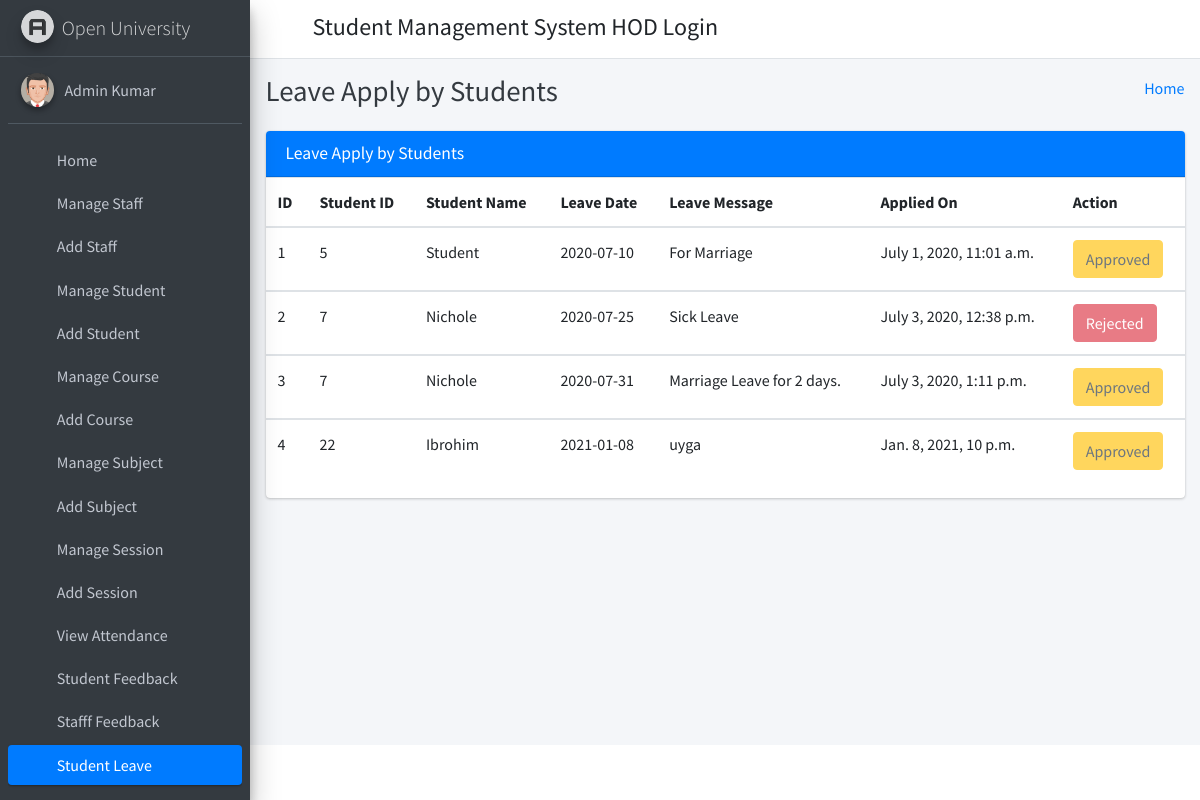
/student_leave_view/ (signed in), run on the app's committed database.
### student_management_app/models.py (models this page shows)
class CustomUser(AbstractUser):
    user_type_data = ((1, "HOD"), (2, "Staff"), (3, "Student"))
    user_type = models.CharField(default=1, choices=user_type_data, max_length=10)

class LeaveReportStudent(models.Model):
    id = models.AutoField(primary_key=True)
    student_id = models.ForeignKey(Students, on_delete=models.CASCADE)
    leave_date = models.CharField(max_length=255)
    leave_message = models.TextField()
    leave_status = models.IntegerField(default=0)
    created_at = models.DateTimeField(auto_now_add=True)
    updated_at = models.DateTimeField(auto_now=True)
    objects = models.Manager()

class Students(models.Model):
    id = models.AutoField(primary_key=True)
    admin = models.OneToOneField(CustomUser, on_delete = models.CASCADE)
    gender = models.CharField(max_length=50)
    profile_pic = models.FileField()
    address = models.TextField()
    course_id = models.ForeignKey(Courses, on_delete=models.DO_NOTHING, default=1)
    session_year_id = models.ForeignKey(SessionYearModel, on_delete=models.CASCADE)
    created_at = models.DateTimeField(auto_now_add=True)
    updated_at = models.DateTimeField(auto_now=True)
    objects = models.Manager()

### student_management_app/HodViews.py (the view)
# urls.py: path('student_leave_view/', HodViews.student_leave_view, name="student_leave_view"),
def student_leave_view(request):
    leaves = LeaveReportStudent.objects.all()
    context = {
        "leaves": leaves
    }
    return render(request, 'hod_template/student_leave_view.html', context)

### student_management_app/LoginCheckMiddleWare.py (called while the page is built, shortened)
    def process_view(self, request, view_func, view_args, view_kwargs):
        modulename = view_func.__module__
        user = request.user
        if user.is_authenticated:
            if user.user_type == "1":
                if modulename == "student_management_app.HodViews":
                    pass
                elif modulename == "student_management_app.views" or modulename == "django.views.static":
                    pass
                else:
                    return redirect("admin_home")
            else:
                return redirect("login")
        else:
            if request.path == reverse("login") or request.path == reverse("doLogin"):
                pass
            else:
                return redirect("login")

### student_management_app/templates/hod_template/student_leave_view.html (shortened to what this page needs)
{% extends 'hod_template/base_template.html' %}
{% block page_title %}
    Leave Apply by Students
{% endblock page_title %}
{% block main_content %}
{% load static %}
<section class="content">
        <div class="container-fluid">
            <div class="row">
                <div class="col-md-12">
                    <div class="card card-primary">
                        <div class="card-header">
                            <h3 class="card-title">Leave Apply by Students</h3>
                        </div>
                        <div class="table-responsive">
                            <table class="table">
                                <thead>
                                <tr>
                                    <th>ID</th>
                                    <th>Student ID</th>
                                    <th>Student Name</th>
                                    <th>Leave Date</th>
                                    <th>Leave Message</th>
                                    <th>Applied On</th>
                                    <th>Action</th>
                                </tr>
                                </thead>
                                {% for leave in leaves %}
                                <tbody>
                                <tr>
                                    <td>{{ leave.id }}</td>
                                    <td>{{ leave.student_id.admin.id }}</td>
                                    <td>{{ leave.student_id.admin.first_name }} {{ feedback.student_id.admin.last_name }}</td>
                                    <td>{{ leave.leave_date }}</td>
                                    <td>{{ leave.leave_message }}</td>
                                    <td>{{ leave.created_at }}</td>
                                    <td>
                                        {% if leave.leave_status == 0 %}
                                            <a href="{% url 'student_leave_approve' leave_id=leave.id %}" class="btn btn-success">Approve</a>
                                            <a href="{% url 'student_leave_reject' leave_id=leave.id %}" class="btn btn-danger">Reject</a>
                                        {% elif leave.leave_status == 1 %}
                                            <button class="btn btn-warning" disabled="disabled">Approved</button>
                                        {% else %}
                                            <button class="btn btn-danger" disabled="disabled">Rejected</button>
                                        {% endif %}
                                    </td>
                                </tr>
                                </tbody>
                                {% endfor %}
                            </table>
                        </div>
                    </div>
                </div>
            </div>
        </div>
      </section>
  {% endblock main_content %}

### student_management_app/templates/hod_template/sidebar_template.html (shortened to what this page needs)
{% load static %}
<aside class="main-sidebar sidebar-dark-primary elevation-4">
      <a href="{% url 'admin_home' %}" class="brand-link">
        <img src="{% static 'dist/img/AdminLTELogo.png' %}" alt="AdminLTE Logo" class="brand-image img-circle elevation-3"
            style="opacity: .8">
        <span class="brand-text font-weight-light">Open University</span>
      </a>
      <div class="sidebar">
        <div class="user-panel mt-3 pb-3 mb-3 d-flex">
          <div class="image">
            <img src="{% static 'dist/img/user2-160x160.jpg' %}" class="img-circle elevation-2" alt="User Image">
          </div>
          <div class="info">
            <a href="{% url 'admin_profile' %}" class="d-block">{{ user.first_name }} {{ user.last_name }}</a>
          </div>
        </div>
        <nav class="mt-2">
          <ul class="nav nav-pills nav-sidebar flex-column" data-widget="treeview" role="menu" data-accordion="false">
            <li class="nav-item">
              {% url 'admin_home' as admin_home %}
              <a href="{{ admin_home }}" class="nav-link {% if request.path == admin_home %} active {% endif %}">
                <i class="nav-icon fas fa-tachometer-alt"></i>
                <p>
                  Home
                </p>
              </a>
            </li>
            <li class="nav-item">
              {% url 'manage_staff' as manage_staff %}
              {% url 'edit_staff' staff_id=id as edit_staff %}
              <a href="{{ manage_staff }}" class="nav-link {% if request.path == manage_staff %} active {% endif %} {% if request.path == edit_staff %} active {% endif %}">
                <i class="nav-icon fas fa-chalkboard-teacher"></i>
                <p>
                  Manage Staff
                </p>
              </a>
            </li>
            <li class="nav-item">
              {% url 'add_staff' as add_staff %}
              <a href="{{ add_staff }}" class="nav-link {% if request.path == add_staff %} active {% endif %}">
                <i class="nav-icon fas fa-th"></i>
                <p>
                  Add Staff
                </p>
              </a>
            </li>
            <li class="nav-item">
              {% url 'manage_student' as manage_student %}
              {% url 'edit_student' student_id=id as edit_student %}
              <a href="{{ manage_student }}" class="nav-link {% if request.path == manage_student %} active {% endif %} {% if request.path == edit_student %} active {% endif %}">
                <i class="nav-icon fas fa-user-graduate"></i>
                <p>
                  Manage Student
                </p>
              </a>
            </li>
            <li class="nav-item">
              {% url 'add_student' as add_student %}
              <a href="{{ add_student }}" class="nav-link {% if request.path == add_student %} active {% endif %}">
                <i class="nav-icon fas fa-th"></i>
                <p>
                  Add Student
                </p>
              </a>
            </li>
            <li class="nav-item">
              {% url 'manage_course' as manage_course %}
              {% url 'edit_course' course_id=id as edit_course %}
              <a href="{{ manage_course }}" class="nav-link {% if request.path == manage_course %} active {% endif %} {% if request.path == edit_course %} active {% endif %}">
                <i class="nav-icon fas fa-chalkboard"></i>
                <p>
                  Manage Course
                </p>
              </a>
            </li>
            <li class="nav-item">
            {% url 'add_course' as add_course %}
              <a href="{{ add_course }}" class="nav-link {% if request.path == add_course %} active {% endif %}">
                <i class="nav-icon fas fa-th"></i>
                <p>
                  Add Course
                </p>
              </a>
            </li>
            <li class="nav-item">
              {% url 'manage_subject' as manage_subject %}
              {% url 'edit_subject' subject_id=id as edit_subject %}
              <a href="{{ manage_subject }}" class="nav-link {% if request.path == manage_subject %} active {% endif %} {% if request.path == edit_subject %} active {% endif %}">
                <i class="nav-icon fas fa-book"></i>
                <p>
                  Manage Subject
                </p>
              </a>
            </li>
            <li class="nav-item">
              {% url 'add_subject' as add_subject %}
              <a href="{{ add_subject }}" class="nav-link {% if request.path == add_subject %} active {% endif %}">
                <i class="nav-icon fas fa-th"></i>
                <p>
                  Add Subject
                </p>
              </a>
            </li>
            <li class="nav-item">
              {% url 'manage_session' as manage_session %}
              {% url 'edit_session' session_id=id as edit_session %}
              <a href="{{ manage_session }}" class="nav-link {% if request.path == manage_session %} active {% endif %} {% if request.path == edit_session %} active {% endif %}">
                <i class="nav-icon fas fa-graduation-cap"></i>
                <p>
                  Manage Session
                </p>
              </a>
            </li>
            <li class="nav-item">
              {% url 'add_session' as add_session %}
              <a href="{{ add_session }}" class="nav-link {% if request.path == add_session %} active {% endif %}">
                <i class="nav-icon fas fa-th"></i>
                <p>
                  Add Session
                </p>
              </a>
            </li>
            <li class="nav-item">
              {% url 'admin_view_attendance' as admin_view_attendance %}
              <a href="{{ admin_view_attendance }}" class="nav-link {% if request.path == admin_view_attendance %} active {% endif %}">
                <i class="nav-icon fas fa-calendar-alt"></i>
                <p>
                  View Attendance
                </p>
              </a>
            </li>
            <li class="nav-item">
              {% url 'student_feedback_message' as student_feedback_message %}
              <a href="{{ student_feedback_message }}" class="nav-link {% if request.path == student_feedback_message %} active {% endif %}">
                <i class="nav-icon fas fa-th"></i>
                <p>
                  Student Feedback
                </p>
              </a>
            </li>
            <li class="nav-item">
              {% url 'staff_feedback_message' as staff_feedback_message %}
              <a href="{{ staff_feedback_message }}" class="nav-link {% if request.path == staff_feedback_message %} active {% endif %}">
                <i class="nav-icon fas fa-th"></i>
                <p>
                  Stafff Feedback
                </p>
              </a>
            </li>
            <li class="nav-item">
              {% url 'student_leave_view' as student_leave_view %}
              <a href="{{ student_leave_view }}" class="nav-link {% if request.path == student_leave_view %} active {% endif %}">
                <i class="nav-icon fas fa-th"></i>
                <p>
                  Student Leave
                </p>
              </a>
            </li>
            <li class="nav-item">
              {% url 'staff_leave_view' as staff_leave_view %}
              <a href="{{ staff_leave_view }}" class="nav-link {% if request.path == staff_leave_view %} active {% endif %}">
                <p>
                </p>
              </a>
            </li>
          </ul>
        </nav>
      </div>
    </aside>

### data on the page
CustomUser: first_name "Admin", last_name "Kumar"
LeaveReportStudent: id "1", student_id.admin.id "5", student_id.admin.first_name "Student", leave_date "2020-07-10", leave_message "For Marriage", created_at "July 1, 2020, 11:01 a.m.", leave_status "Approved"
LeaveReportStudent: id "2", student_id.admin.id "7", student_id.admin.first_name "Nichole", leave_date "2020-07-25", leave_message "Sick Leave", created_at "July 3, 2020, 12:38 p.m.", leave_status "Rejected"
LeaveReportStudent: id "3", student_id.admin.id "7", student_id.admin.first_name "Nichole", leave_date "2020-07-31", leave_message "Marriage Leave for 2 days.", created_at "July 3, 2020, 1:11 p.m.", leave_status "Approved"
LeaveReportStudent: id "4", student_id.admin.id "22", student_id.admin.first_name "Ibrohim", leave_date "2021-01-08", leave_message "uyga", created_at "Jan. 8, 2021, 10 p.m.", leave_status "Approved"
